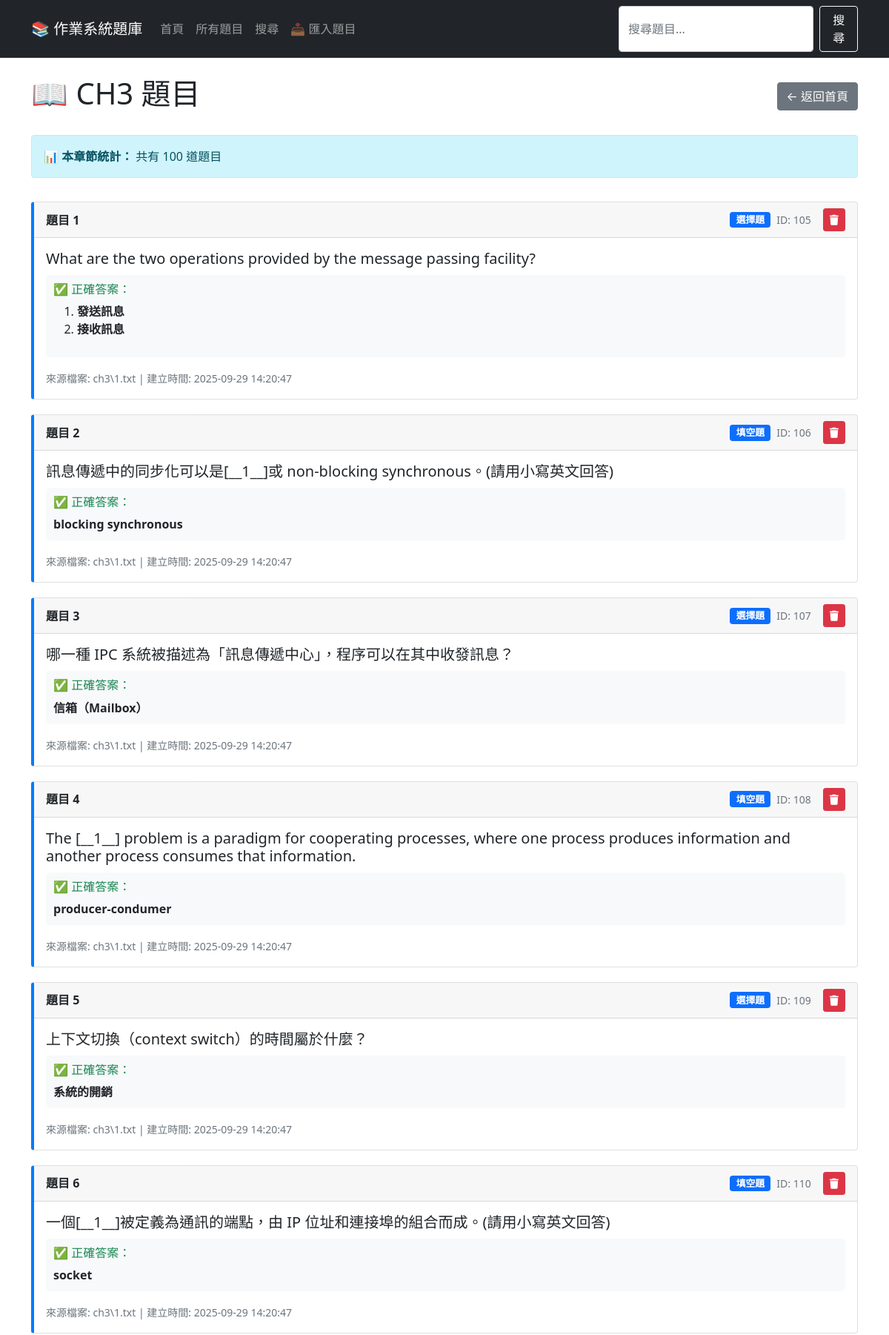
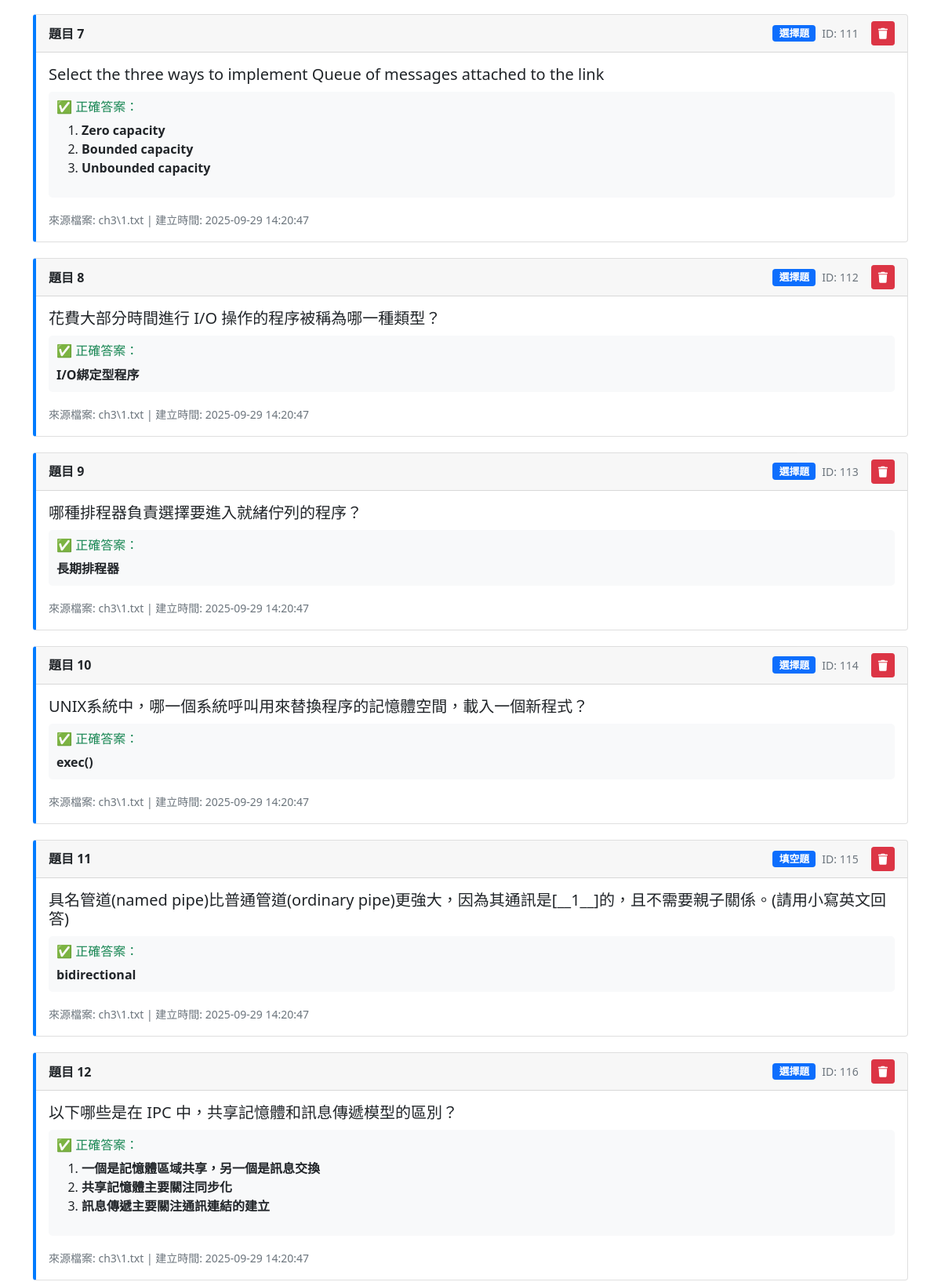
Screenshot of /chapter/ch3 (upper part) with the database file from the repository (2 pictures, top to bottom).
### tables this page shows
CREATE TABLE questions (
    id INTEGER PRIMARY KEY AUTOINCREMENT,
    chapter TEXT NOT NULL,
    q_text TEXT NOT NULL,
    q_text_norm TEXT NOT NULL,
    q_type TEXT NOT NULL CHECK (q_type IN ('選擇題','填空題')),
    source_file TEXT,
    created_at TIMESTAMP DEFAULT CURRENT_TIMESTAMP,
    UNIQUE(chapter, q_text_norm)
);

CREATE TABLE answers (
    id INTEGER PRIMARY KEY AUTOINCREMENT,
    question_id INTEGER NOT NULL,
    position INTEGER NOT NULL,
    answer_text TEXT NOT NULL,
    created_at TIMESTAMP DEFAULT CURRENT_TIMESTAMP,
    UNIQUE(question_id, position, answer_text),
    FOREIGN KEY (question_id) REFERENCES questions(id) ON DELETE CASCADE
);

### web_app.py (the view)
@app.route('/chapter/<chapter>')
def view_chapter(chapter):
    questions = get_questions_by_chapter(chapter)
    return render_template('chapter.html', chapter=chapter, questions=questions)

### web_app.py (called while the page is built)
def get_db_connection():
    conn = sqlite3.connect(str(DB_PATH))
    conn.row_factory = sqlite3.Row  # 讓結果可以像字典一樣存取
    return conn

### templates/chapter.html (shortened to what this page needs)
{% extends "base.html" %}
{% block content %}
<div class="d-flex justify-content-between align-items-center mb-4">
    <h1>📖 {{ chapter.upper() }} 題目</h1>
    <a href="{{ url_for('index') }}" class="btn btn-secondary">← 返回首頁</a>
</div>
<div class="row mb-3">
    <div class="col-md-12">
        <div class="alert alert-info">
            <strong>📊 本章節統計：</strong> 共有 {{ questions|length }} 道題目
        </div>
    </div>
</div>
{% if questions %}
    {% for question in questions %}
    <div class="card question-card">
        <div class="card-header d-flex justify-content-between align-items-center">
            <span><strong>題目 {{ loop.index }}</strong></span>
            <div class="d-flex align-items-center">
                <span class="badge bg-primary question-type-badge me-2">{{ question.type }}</span>
                <small class="text-muted me-3">ID: {{ question.id }}</small>
                <button class="btn btn-danger btn-sm delete-question-btn"
                        data-question-id="{{ question.id }}"
                        data-question-preview="{{ question.question[:50] }}..."
                        title="刪除題目">
                    <i class="fas fa-trash"></i>
                </button>
            </div>
        </div>
        <div class="card-body">
            <h5 class="card-title">{{ question.question }}</h5>
            {% if question.answers %}
            <div class="answer-list">
                <h6 class="text-success">✅ 正確答案：</h6>
                {% if question.answers|length == 1 %}
                    <p class="mb-0"><strong>{{ question.answers[0] }}</strong></p>
                {% else %}
                    <ol>
                        {% for answer in question.answers %}
                        <li><strong>{{ answer }}</strong></li>
                        {% endfor %}
                    </ol>
                {% endif %}
            </div>
            {% endif %}
            <div class="mt-3">
                <small class="text-muted">
                    來源檔案: {{ question.source_file or '未知' }} |
                    建立時間: {{ question.created_at }}
                </small>
            </div>
        </div>
    </div>
    {% endfor %}
{% else %}
    <div class="alert alert-warning text-center">
        <h4>😔 目前沒有 {{ chapter.upper() }} 的題目</h4>
        <p>請檢查資料庫或匯入相關題目。</p>
        <a href="{{ url_for('index') }}" class="btn btn-primary">返回首頁</a>
    </div>
{% endif %}
{% endblock %}

### templates/base.html (style rules this page uses)
.question-card { margin-bottom: 20px; border-left: 4px solid #007bff; }
.answer-list { background-color: #f8f9fa; padding: 10px; border-radius: 5px; margin-top: 10px; }
.question-type-badge { font-size: 0.8em; }

### rows the page displays
questions: type "選擇題", id "105", question "What are the two operations provided by the message passing facility?", source_file "ch3\\1.txt", created_at "2025-09-29 14:20:47"
answers: answer_text "發送訊息"
answers: answer_text "接收訊息"
questions: type "填空題", id "106", question "訊息傳遞中的同步化可以是[__1__]或 non-blocking synchronous。(請用小寫英文回答)", answer_text "blocking synchronous", source_file "ch3\\1.txt", created_at "2025-09-29 14:20:47"
questions: type "選擇題", id "107", question "哪一種 IPC 系統被描述為「訊息傳遞中心」，程序可以在其中收發訊息？", answer_text "信箱（Mailbox）", source_file "ch3\\1.txt", created_at "2025-09-29 14:20:47"
questions: type "填空題", id "108", question "The [__1__] problem is a paradigm for cooperating processes, where one process produces information and another process consumes that information.", answer_text "producer-condumer", source_file "ch3\\1.txt", created_at "2025-09-29 14:20:47"
questions: type "選擇題", id "109", question "上下文切換（context switch）的時間屬於什麼？", answer_text "系統的開銷", source_file "ch3\\1.txt", created_at "2025-09-29 14:20:47"
questions: type "填空題", id "110", question "一個[__1__]被定義為通訊的端點，由 IP 位址和連接埠的組合而成。(請用小寫英文回答)", answer_text "socket", source_file "ch3\\1.txt", created_at "2025-09-29 14:20:47"
questions: type "選擇題", id "111", question "Select the three ways to implement Queue of messages attached to the link", source_file "ch3\\1.txt", created_at "2025-09-29 14:20:47"
answers: answer_text "Zero capacity"
answers: answer_text "Bounded capacity"
answers: answer_text "Unbounded capacity"
questions: type "選擇題", id "112", question "花費大部分時間進行 I/O 操作的程序被稱為哪一種類型？", answer_text "I/O綁定型程序", source_file "ch3\\1.txt", created_at "2025-09-29 14:20:47"
questions: type "選擇題", id "113", question "哪種排程器負責選擇要進入就緒佇列的程序？", answer_text "長期排程器", source_file "ch3\\1.txt", created_at "2025-09-29 14:20:47"
questions: type "選擇題", id "114", question "UNIX系統中，哪一個系統呼叫用來替換程序的記憶體空間，載入一個新程式？", answer_text "exec()", source_file "ch3\\1.txt", created_at "2025-09-29 14:20:47"
questions: type "填空題", id "115", question "具名管道(named pipe)比普通管道(ordinary pipe)更強大，因為其通訊是[__1__]的，且不需要親子關係。(請用小寫英文回答)", answer_text "bidirectional", source_file "ch3\\1.txt", created_at "2025-09-29 14:20:47"
questions: type "選擇題", id "116", question "以下哪些是在 IPC 中，共享記憶體和訊息傳遞模型的區別？", source_file "ch3\\1.txt", created_at "2025-09-29 14:20:47"
answers: answer_text "一個是記憶體區域共享，另一個是訊息交換"
answers: answer_text "共享記憶體主要關注同步化"
answers: answer_text "訊息傳遞主要關注通訊連結的建立"

### other values shown
{{ chapter.upper() }} "CH3"
{{ questions|length }} "100"
